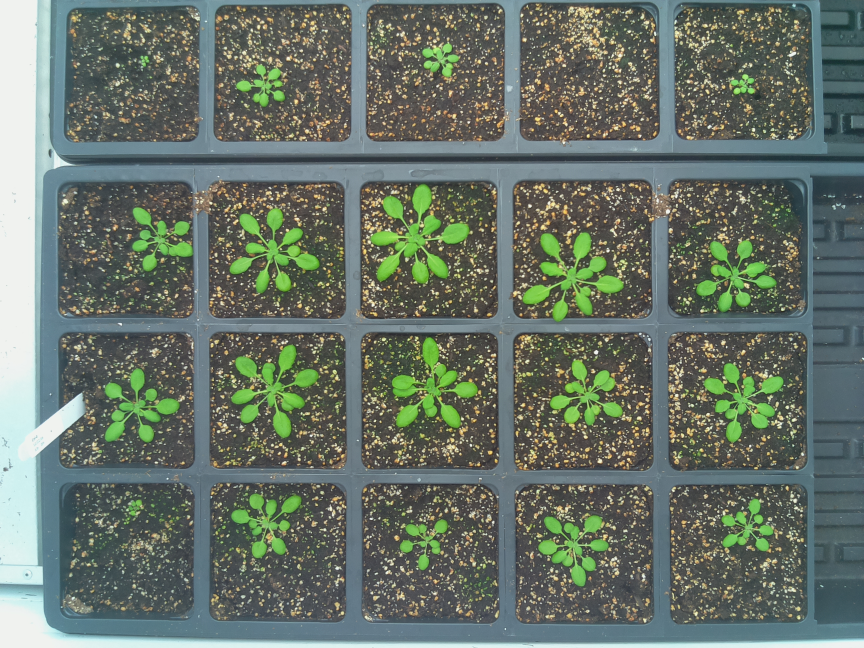
#> input picture assets/arabidopsis_tray.jpg, 2592 x 1944 px (shown at 1/3 size)
$ python -i frame_adjust.py   (imports and definitions only)
#> lines starting #> are read from the running program, lines starting #| are printed output that depends on the picture
import streamlit as st
import cv2
import math
import numpy as np
from statistics import mean, median

#### Global Variables

CONFIG_NAME = "marker_frame_adjust"
MODULE_NAME = "Marker Frame Adjust"

ARUCO_DICT = {
	"DICT_4X4_50": cv2.aruco.DICT_4X4_50,
	"DICT_4X4_100": cv2.aruco.DICT_4X4_100,
	"DICT_4X4_250": cv2.aruco.DICT_4X4_250,
	"DICT_4X4_1000": cv2.aruco.DICT_4X4_1000,
	"DICT_5X5_50": cv2.aruco.DICT_5X5_50,
	"DICT_5X5_100": cv2.aruco.DICT_5X5_100,
	"DICT_5X5_250": cv2.aruco.DICT_5X5_250,
	"DICT_5X5_1000": cv2.aruco.DICT_5X5_1000,
	"DICT_6X6_50": cv2.aruco.DICT_6X6_50,
	"DICT_6X6_100": cv2.aruco.DICT_6X6_100,
	"DICT_6X6_250": cv2.aruco.DICT_6X6_250,
	"DICT_6X6_1000": cv2.aruco.DICT_6X6_1000,
	"DICT_7X7_50": cv2.aruco.DICT_7X7_50,
	"DICT_7X7_100": cv2.aruco.DICT_7X7_100,
	"DICT_7X7_250": cv2.aruco.DICT_7X7_250,
	"DICT_7X7_1000": cv2.aruco.DICT_7X7_1000,
	"DICT_ARUCO_ORIGINAL": cv2.aruco.DICT_ARUCO_ORIGINAL,
	"DICT_APRILTAG_16h5": cv2.aruco.DICT_APRILTAG_16h5,
	"DICT_APRILTAG_25h9": cv2.aruco.DICT_APRILTAG_25h9,
	"DICT_APRILTAG_36h10": cv2.aruco.DICT_APRILTAG_36h10,
	"DICT_APRILTAG_36h11": cv2.aruco.DICT_APRILTAG_36h11
}

ARUCO_DICT_LIST = list(ARUCO_DICT.keys())

METHODS = [
    "MAINTAIN",
    "MAINTAIN_EXPAND",
    "MAINTAIN_EXPAND_CORNER",
    "RECTANGLE",
    "SQUARE"
]

SCALE_OPTIONS = [
    "SEGMENTS_MEAN",
    "SEGMENTS_MEDIAN",
    "AREA_MEAN",
    "AREA_MEDIAN"
]

AUTO_INSET_ADJ = 1.5

#### Standard Functions

def name():
	return MODULE_NAME

def render(image):

    ## 1| Get config or generate config
	if (CONFIG_NAME not in st.session_state.session_config["preprocess"]["modules"]):
		st.session_state.session_config["preprocess"]["modules"][CONFIG_NAME] = default_config(image)

	working_config = st.session_state.session_config["preprocess"]["modules"][CONFIG_NAME]

	# Correct working_config
	if (working_config["marker_dict"] == 0):
		working_config["marker_dict"] = ARUCO_DICT_LIST[0]
	if (working_config["correction_method"] == 0):
		working_config["correction_method"] = METHODS[0]

	## 2| Load UI Elements with Config Values

	st.write("Marker Frame Adjustment Options")

	# Main parameters
	user_dictionary = st.selectbox("Choose marker dictionary:", ARUCO_DICT_LIST,
				index=ARUCO_DICT_LIST.index(working_config["marker_dict"]), key="marker_adj_dict", on_change=updateConfig)

	user_correction_method = st.selectbox("Choose correction method:", METHODS,
				index=METHODS.index(working_config["correction_method"]), key="marker_adj_method", on_change=updateConfig)

	# Check the user selected dictionary for compatibility
	dictionary_num_value = user_dictionary.split("_")[-1]
	if (dictionary_num_value.isdigit()):
		dictionary_num_value = int(dictionary_num_value)
	elif (dictionary_num_value.upper() == "ORIGINAL"):
		dictionary_num_value = 1024
	else:
		st.error(f"Dictionary {user_dictionary} is not supported. Please choose ArUco marker dictionary.")
		st.stop()

	# Find Adjustment
	col1, col2 = st.columns(2)

	with col1:

		user_cardinal_pt = st.number_input("Choose ID number of cardinal point:", min_value=0, max_value=dictionary_num_value-1, step=1,
				     value=working_config["card_id"], key="marker_adj_card_id", on_change=updateConfig)
		user_other_pt = st.number_input("Choose ID number of other points:", min_value=0, max_value=dictionary_num_value-1, step=1,
				  value=working_config["other_id"], key="marker_adj_other_id", on_change=updateConfig)
		user_auto_inset_value = st.checkbox("Use Auto Inset Correction", help="Automatically calculates an inset which includes the full markers in the final image for use in finding scale. "
        	"NOTE: Overrides user inset input when selected.",
			value=working_config["auto_inset"], key="marker_adj_auto_inset", on_change=updateConfig)
		user_inset_value = st.number_input("Choose inset: (px)", step=1,
					   value=working_config["inset"], key="marker_adj_inset", on_change=updateConfig)

	with col2:

		user_rotation_value = st.selectbox("Choose counterclockwise rotation value:", options=[0,1,2,3,4], format_func=lambda x : x*90,
				     index=working_config["rot_val"], key="marker_adj_rot_val", on_change=updateConfig)
		user_final_rot = st.selectbox("Choose final rotation:", options=[0,1,2,3,4], format_func=lambda x : x*90,
				index=working_config["final_rot"], key="marker_adj_final_rot", on_change=updateConfig)

	# Check points are legitimate
	if (user_cardinal_pt == user_other_pt):
		st.warning("Point designations cannot be equal. Choose different values for marker ID.")
		st.stop()

	# 3| Update config
	# TODO Not sure this is needed
	st.session_state.session_config["preprocess"]["modules"][CONFIG_NAME] = working_config

	# 4| Run preprocessing operation
	try:
		output_image = work(image, working_config)
	except TypeError as err:
		st.error("Encountered problems with marker detection.")
		st.error(f"Message: {err}")
		st.stop()

	# Display image
	st.write("Frame Adjusted Image")
	st.image(output_image)

	# Return RGB Image
	return output_image

# [92 lines left out: function work, not called in this run]

def default_config(image):

	# Generate default config
	config = {
		"marker_dict" : ARUCO_DICT_LIST[0],
		"correction_method": METHODS[0],
		"card_id": 0,
		"other_id": 1,
		"rot_val": 0,
		"inset": 0,
		"auto_inset": False,
		"final_rot": 0
	}

	return config

#### Update function

# [560 lines left out: functions updateConfig, get_aruco_points, angle_between_points, angle_points_centroid, order_aruco_clockwise, keystone_correct and 8 more, not called in this run]

>>> import cv2
>>> picture = cv2.imread('../assets/arabidopsis_tray.jpg', cv2.IMREAD_GRAYSCALE)
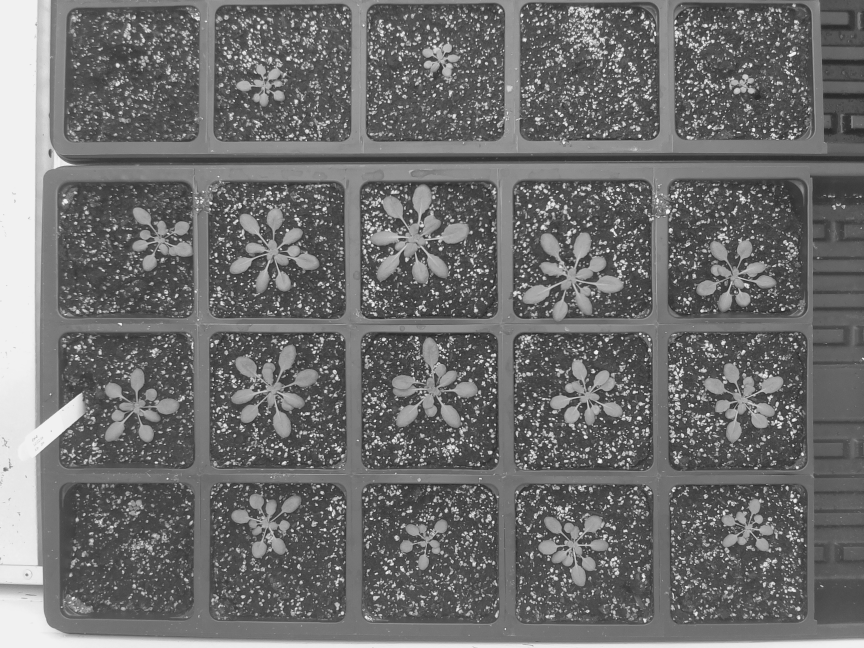
#> picture: shape (1944, 2592) (shown at 1/3 size); min 22, max 243, mean 110.5
#> (the run stopped early here; a loop or call above may not have finished)
